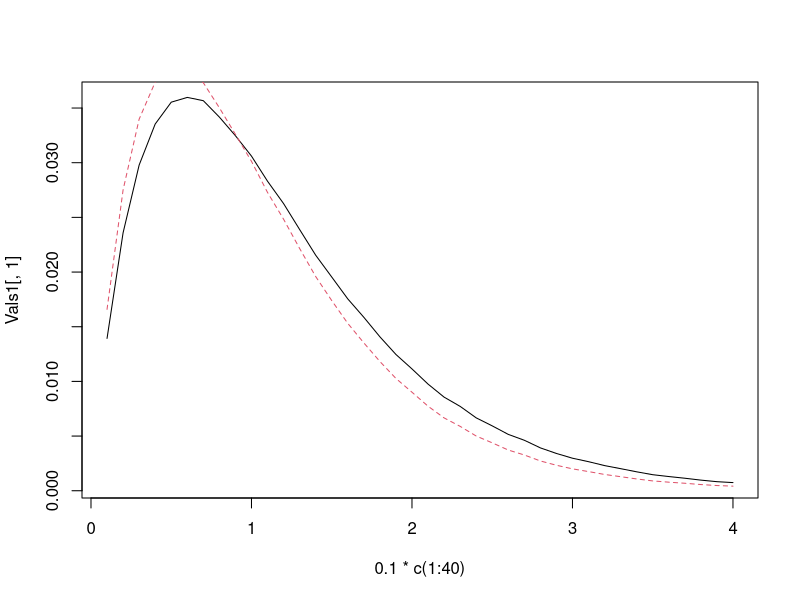

Write R code to recreate this figure.

#Calculating MSE by Monte-Carlo Simulation
MSEs <- function(lambda, n){
    theta <- exp(-lambda)
    samp <- matrix(rpois(n*1e5, lambda), ncol=n)
    xBar <- apply(samp, 1, mean)
    thetaHat1 <- exp(-xBar) 
    thetaHat2 <- (1-1/n)^(n*xBar) 
    MSE1 <- mean((thetaHat1-theta)^2) 
    MSE2 <- mean((thetaHat2-theta)^2) 
    return(c(MSE1,MSE2))
}



n <- 5
Vals1 <- t(sapply(.1*c(1:40), MSEs, n=n))
plot(.1*c(1:40), Vals1[,1], type='l')
lines(.1*c(1:40), Vals1[,2], lty=2, col=2)
